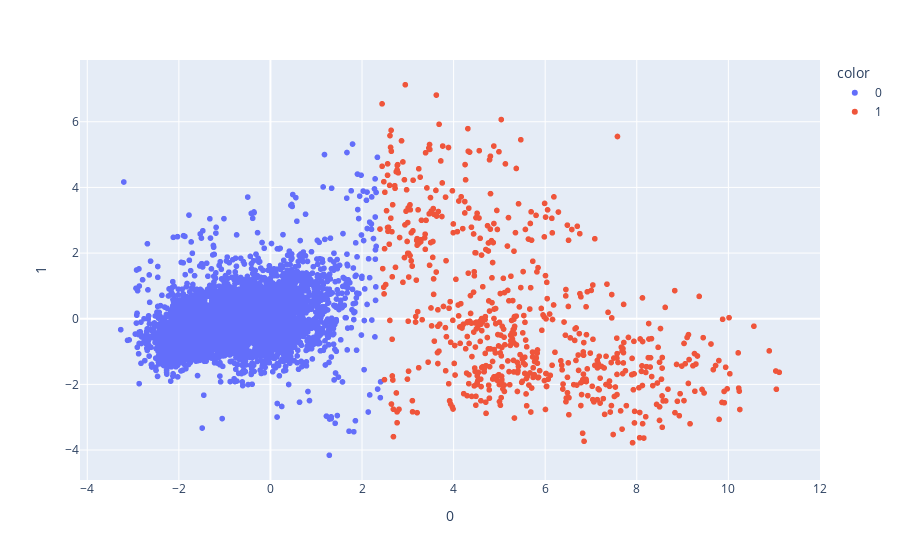

Notebook source saved alongside this figure:
### Code cell
from sklearn.cluster import KMeans

kmeans = KMeans(n_clusters=2, random_state=0)
kmeans.fit(num_data_pca[[0,1]])

labels = kmeans.predict(num_data_pca[[0,1]]).astype(str)

fig = px.scatter(num_data_pca,x=0, y=1,color=labels)


fig.update_traces(marker=dict(size=6,
                              ))
fig.show()

### Figure 1 — Plotly figure (JSON) as saved in the notebook; plotly's stock layout.template omitted (floating-point values rounded to 4 significant figures; data arrays with more than 128 entries replaced by an {"elided": "..."} marker saying what was removed)
{"data": [{"hovertemplate": "color=0<br>0=%{x}<br>1=%{y}<extra></extra>", "legendgroup": "0", "marker": {"color": "#636efa", "size": 6, "symbol": "circle"}, "mode": "markers", "name": "0", "showlegend": true, "type": "scattergl", "x": {"elided": "4948 float values"}, "xaxis": "x", "y": {"elided": "4948 float values"}, "yaxis": "y"}, {"hovertemplate": "color=1<br>0=%{x}<br>1=%{y}<extra></extra>", "legendgroup": "1", "marker": {"color": "#EF553B", "size": 6, "symbol": "circle"}, "mode": "markers", "name": "1", "showlegend": true, "type": "scattergl", "x": {"elided": "628 float values"}, "xaxis": "x", "y": {"elided": "628 float values"}, "yaxis": "y"}], "layout": {"legend": {"title": {"text": "color"}, "tracegroupgap": 0}, "margin": {"t": 60}, "xaxis": {"anchor": "y", "domain": [0, 1], "title": {"text": "0"}}, "yaxis": {"anchor": "x", "domain": [0, 1], "title": {"text": "1"}}}}
